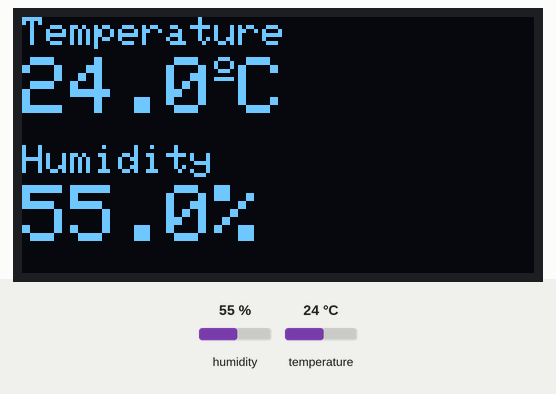
Simulated run of this sketch. Board: Arduino Uno, built with avr-gcc and run on an emulated ATmega328P. On the bench: 128×64 one-colour display. Inputs (shaded band) come from the test bench; at power-on: humidity 55 %, temperature 24 °C.

Above: at 0.19 s.
At 2.8 s:
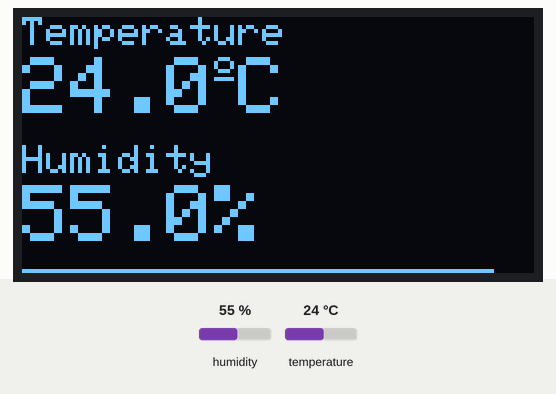
At 10.09 s:
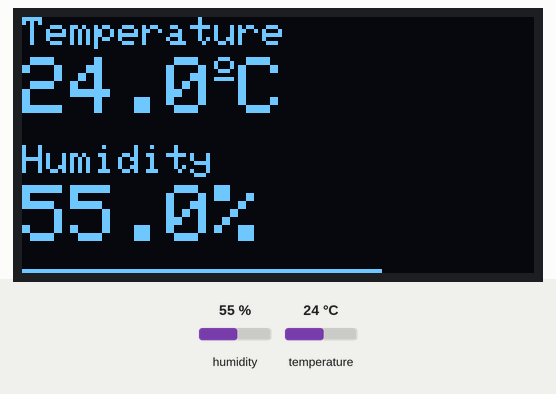
At 19.99 s:
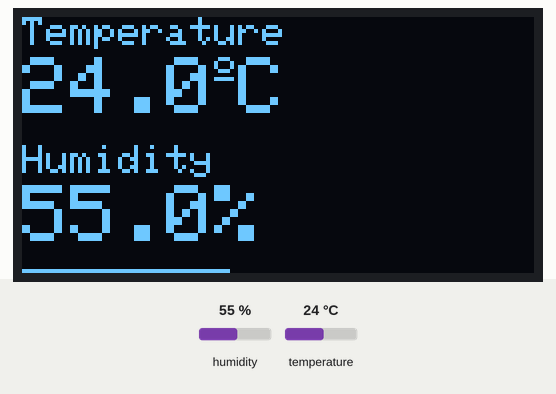
At 29.89 s:
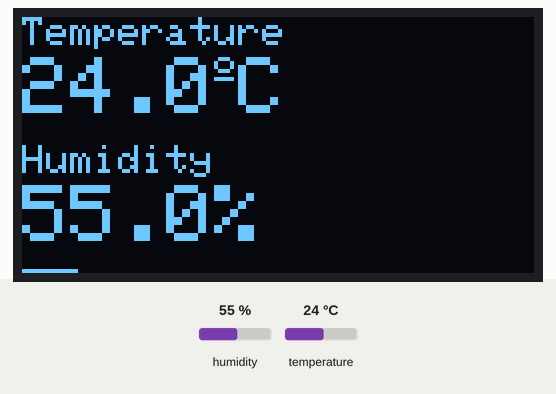
At 39.8 s:
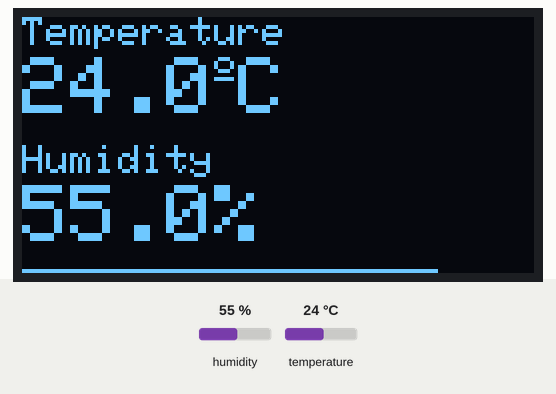

The sketch:

temperature.ino
```cpp
/* =============================================================================

REQUIRES the following Arduino libraries:
- DHT Sensor Library: https://github.com/adafruit/DHT-sensor-library
- Adafruit Unified Sensor Lib: https://github.com/adafruit/Adafruit_Sensor
- Adafruit SSD1306, https://github.com/adafruit/Adafruit_SSD1306
- Adafruit GFX Library, https://github.com/adafruit/Adafruit-GFX-Library

============================================================================= */

#include <Adafruit_GFX.h>
#include <Adafruit_SSD1306.h>
#include <DHT.h>
#include <SPI.h>
#include <Wire.h>

/* -------------------------------------------------------------------------- */

#define DHT_PIN 4
#define DHT_TYPE DHT22

DHT dht(DHT_PIN, DHT_TYPE);

/* -------------------------------------------------------------------------- */

#define SCREEN_ADDRESS 0x3C
#define SCREEN_HEIGHT 64
#define SCREEN_RESET -1
#define SCREEN_WIDTH 128

Adafruit_SSD1306 display(SCREEN_WIDTH, SCREEN_HEIGHT, &Wire, SCREEN_RESET);

/* -------------------------------------------------------------------------- */

const int progressBarHeight = 1;

/**
 * The number of milliseconds between updates of the temperature and humidity.
 * The value should NOT be less than 2000 for the DHT22 sensor.
 */
const int readingUpdateInterval = 30000;

/**
 * Given the width of the screen and the reading update interval we can
 * calculate the number of milliseconds each pixel represents. This becomes the
 * delay for the loop so the progress bar will update smoothly.
 */
const int displayRefreshRate = readingUpdateInterval / SCREEN_WIDTH;

/**
 * Based on the desired interval between sensor readings and how long a loop
 * will wait for the next iteration we can determine the number of iterations we
 * need to skip before refreshing the sensor readings.
 */
const int maxTickCount = readingUpdateInterval / displayRefreshRate;

int tickCount = 0;

/* ========================================================================== */

void setup() {
	Serial.begin(115200);

	if (!display.begin(SSD1306_SWITCHCAPVCC, SCREEN_ADDRESS)) {
		Serial.println(F("Unable to initialize screen."));
		// Unable to initialize the screen, stop executing the program.
		for(;;);
	}

	display.setTextColor(SSD1306_WHITE);
	dht.begin();
}

void loop() {
	if (tickCount == 0) {
		updateReadings();
	} else {
		updateProgress();
	}

	// Increase the tick count by one. When the tick count reaches the max
	// tick count, tick count will automatically reset to 0.
	tickCount = (tickCount + 1) % maxTickCount;

	delay(displayRefreshRate);
}

/* ========================================================================== */

void updateProgress() {
	const float percentageDone = tickCount / (float)maxTickCount;
	const int widthDone = display.width() * percentageDone;
	const int widthToDo = display.width() - widthDone;
	const int startRow = display.height() - progressBarHeight;

	// This will draw a white bar representing how long to go till the sensor
	// readings will be updated.
	display.drawRect(0, startRow, widthToDo, progressBarHeight, SSD1306_WHITE);
	// The will draw a black bar starting at the end of the white bar all the
	// way to the end of the display. It represents the time already passed
	// since the last sensor readings update.
	display.drawRect(widthToDo, startRow, widthDone, progressBarHeight, SSD1306_BLACK);

	display.display();
}

void updateReadings() {
	float humidity = dht.readHumidity();
	float temperature = dht.readTemperature();

	display.clearDisplay();
	updateTemperatureReading(temperature);
	updateHumidityReading(humidity);
	display.display();
}

void updateHumidityReading(float humidity) {
	// The humidity reading will be displayed in the second half of the screen,
	// the cursor will have to be moved to the proper position.
	display.setCursor(0,32);
	// Print the heading for the reading
	display.setTextSize(1);
	display.print(F("Humidity"));

	// Move the cursor a little lower than a println would've done so there is
	// a little more vertical space between the heading and the value.
	display.setCursor(0,42);
	display.setTextSize(2);
	if (isnan(humidity)) {
		display.print(F("--.-%"));
	} else {
		display.print(humidity, 1);
		display.print(F("%"));
	}
}

void updateTemperatureReading(float temperature) {
	// Print the heading for the reading
	display.setTextSize(1);
	display.setCursor(0,0);
	display.print(F("Temperature"));

	// Move the cursor a little lower than a println would've done so there is
	// a little more vertical space between the heading and the value.
	display.setCursor(0,10);
	display.setTextSize(2);
	if (isnan(temperature)) {
		display.print(F("--.-"));
	} else {
		display.print(temperature, 1);
	}

	// This will draw a small degrees symbol, by drawing it at text size 1 it
	// looks like superscript compared to the larger text around it.
	display.setTextSize(1);
	display.write(167);

	// Set the text size again to 2 so the Celsius symbol has the same text size
	// as the temperature.
	display.setTextSize(2);
	display.print(F("C"));
}
```
